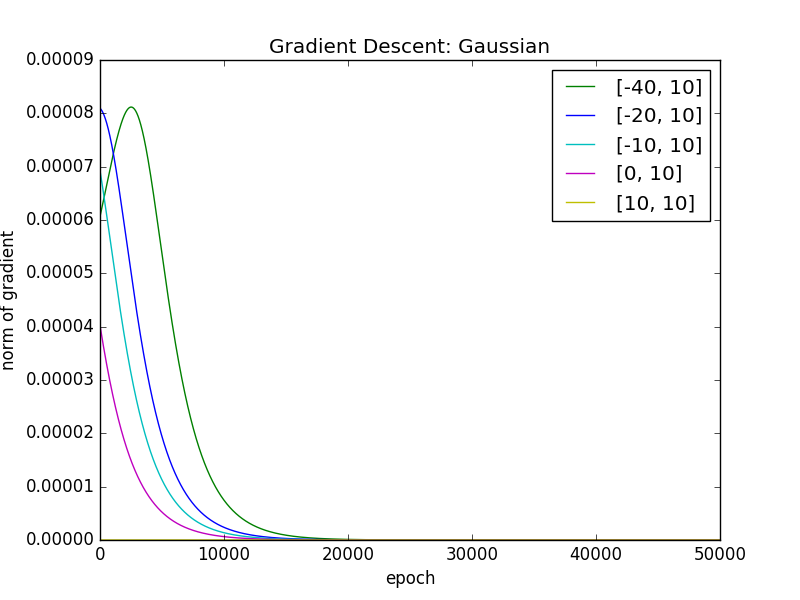

The script that drew this image:
import math
import random
import numpy as np
import loadParametersP1
from matplotlib import pyplot as plt

def grad_desc(func, d_func, init=np.zeros(2)):
    x = init
    values = []
    for epoch in range(0,50000):
        x -= 100 * d_func(x)
        values += [np.linalg.norm(d_func(x))]
    print(x)
    return values

gaussMean,gaussCov,quadBowlA,quadBowlb = loadParametersP1.getData()
def gfunc(x):
    diff = (x - gaussMean)
    icov = np.linalg.inv(gaussCov)
    norm = - 1.0 / math.sqrt((2 * 3.1415)**len(gaussMean) * np.linalg.norm(gaussCov))
    return norm * np.exp(- 0.5 * diff.transpose().dot(icov.dot(diff)))
def d_gfunc(x):
    diff = (x - gaussMean)
    icov = np.linalg.inv(gaussCov)
    return -gfunc(x) * icov.dot(diff)
def qfunc(x):
    return 0.5 * x.transpose().dot(quadBowlA.dot(x)) - x.transpose().dot(quadBowlb)
def d_qfunc(x):
    return quadBowlA.dot(x) - quadBowlb
def ad_qfunc(x):
    result = [
        (qfunc(x+np.array([0.1,0])) - qfunc(x-np.array([0.1,0]))) / 0.2,
        (qfunc(x+np.array([0,0.1])) - qfunc(x-np.array([0,0.1]))) / 0.2
    ]
    return np.array(result)

pairs = [
    (np.array([-40.0,10.0]), 'g-'),
    (np.array([-20.0,10.0]), 'b-'),
    (np.array([-10.0,10.0]), 'c-'),
    (np.array([0.0,10.0]), 'm-'),
    (np.array([10.0,10.0]), 'y-')
]

handles = []
for pair in pairs:
    init, color = pair
    val = str(list(map(int, init)))
    y_values = grad_desc(gfunc, d_gfunc, init=init)
    handles += [plt.plot(y_values, color, label=val)[0]]
plt.legend(handles=handles)
plt.title('Gradient Descent: Gaussian')
plt.xlabel('epoch')
plt.ylabel('norm of gradient')
plt.show()
